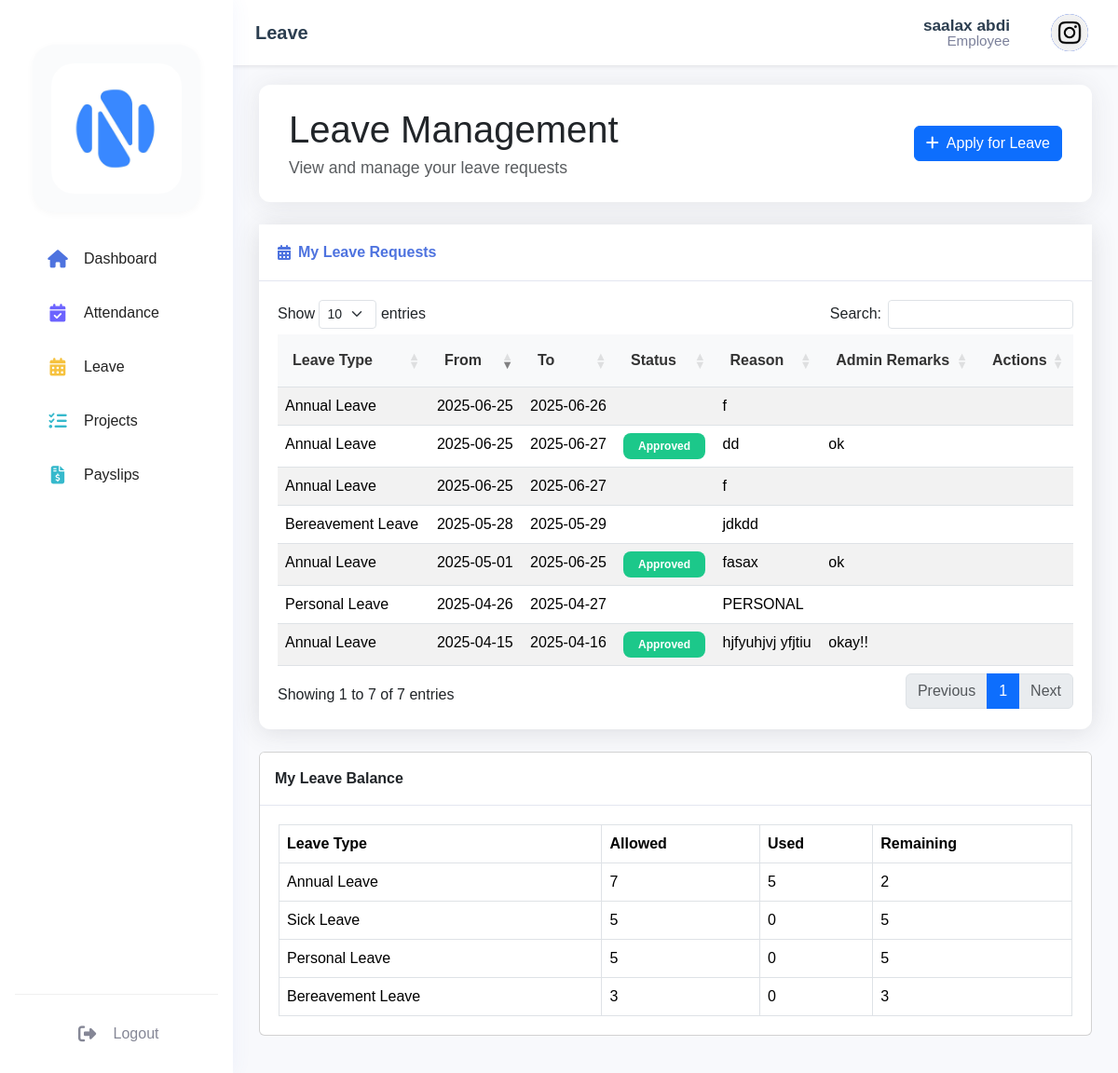
The page /dashboard/employee/leave.php (signed in) on the database its author committed.
### tables this page shows
CREATE TABLE `employees` (
  `emp_id` int(11) NOT NULL,
  `user_id` int(11) DEFAULT NULL,
  `first_name` varchar(50) NOT NULL,
  `last_name` varchar(50) NOT NULL,
  `dept_id` int(11) DEFAULT NULL,
  `position` varchar(100) DEFAULT NULL,
  `hire_date` date DEFAULT NULL,
  `basic_salary` decimal(10,2) DEFAULT '0.00',
  `salary` decimal(10,2) DEFAULT NULL,
  `phone` varchar(20) DEFAULT NULL,
  `address` text,
  `profile_image` varchar(255) DEFAULT NULL,
  `gender` enum('male','female') NOT NULL DEFAULT 'male'
);

CREATE TABLE `users` (
  `user_id` int(11) NOT NULL,
  `username` varchar(50) NOT NULL,
  `password` varchar(255) NOT NULL,
  `email` varchar(100) NOT NULL,
  `role` enum('admin','hr','manager','employee') NOT NULL,
  `status` enum('active','inactive','on_leave','deleted') DEFAULT 'active',
  `created_at` timestamp NOT NULL DEFAULT CURRENT_TIMESTAMP,
  `last_login` timestamp NULL DEFAULT NULL,
  `reset_token` varchar(64) DEFAULT NULL,
  `reset_token_expires` datetime DEFAULT NULL,
  `reset_code` varchar(6) DEFAULT NULL,
  `reset_code_expires` datetime DEFAULT NULL
);

CREATE TABLE `leave_requests` (
  `leave_id` int(11) NOT NULL,
  `emp_id` int(11) DEFAULT NULL,
  `requested_by_role` enum('employee','manager') NOT NULL DEFAULT 'employee',
  `leave_type_id` int(11) DEFAULT NULL,
  `start_date` date NOT NULL,
  `end_date` date NOT NULL,
  `status` enum('pending','approved','rejected') DEFAULT 'pending',
  `reason` text,
  `admin_remarks` text,
  `approved_by` int(11) DEFAULT NULL,
  `approved_at` datetime DEFAULT NULL,
  `created_at` timestamp NOT NULL DEFAULT CURRENT_TIMESTAMP
);

CREATE TABLE `leave_types` (
  `leave_type_id` int(11) NOT NULL,
  `leave_type_name` varchar(50) NOT NULL,
  `description` text,
  `default_days` int(11) DEFAULT '0'
);

### dashboard/employee/leave.php (the view, shortened to what this page needs)
<?php
require_once '../../config/database.php';
$employee_id = $_SESSION['user_id'];
$stmt = $pdo->prepare("SELECT emp_id FROM employees WHERE user_id = ?");
$stmt->execute([$employee_id]);
$emp = $stmt->fetch();
$emp_id = $emp['emp_id'];
$stmt = $pdo->prepare("SELECT lt.leave_type_name, lt.default_days as total_leaves, COALESCE(elb.used_leaves, 0) as used_leaves FROM leave_types lt LEFT JOIN employee_leave_balance elb ON lt.leave_type_id = elb.leave_type_id AND elb.emp_id = ? AND elb.year = YEAR(CURRENT_DATE)");
$stmt->execute([$emp_id]);
$leave_stats = $stmt->fetchAll();
$stmt = $pdo->prepare("SELECT lr.*, lt.leave_type_name, lr.admin_remarks FROM leave_requests lr JOIN leave_types lt ON lr.leave_type_id = lt.leave_type_id WHERE lr.emp_id = ? AND lr.requested_by_role = 'employee' ORDER BY lr.created_at DESC");
$stmt->execute([$emp_id]);
$my_leaves = $stmt->fetchAll();
?>
<!DOCTYPE html>
<html lang="en">
<head>
    <link href="https://cdn.jsdelivr.net/npm/bootstrap@5.3.2/dist/css/bootstrap.min.css" rel="stylesheet">
    <link rel="stylesheet" href="https://cdnjs.cloudflare.com/ajax/libs/font-awesome/6.4.0/css/all.min.css">
    <link rel="stylesheet" href="https://cdn.datatables.net/1.11.5/css/dataTables.bootstrap5.min.css">
    <link rel="stylesheet" href="../../assets/css/dashboard.css">
</head>
<body>
<?php include 'includes/sidebar.php'; ?>
<div class="main-content">
    <?php include 'includes/topbar.php'; ?>
    <div class="container-fluid">
        <div class="dashboard-header mb-4 d-flex justify-content-between align-items-center">
  <div>
    <h1 class="mb-1">Leave Management</h1>
    <div class="text-muted" style="font-size: 1.1rem;">View and manage your leave requests</div>
  </div>
  <button class="btn btn-primary" data-bs-toggle="modal" data-bs-target="#applyLeaveModal"><i class="fas fa-plus me-2"></i>Apply for Leave</button>
</div>
        <div class="table-card">
            <div class="card-header d-flex align-items-center">
                <i class="fas fa-calendar-alt me-2 text-primary"></i>
                <h6 class="m-0 font-weight-bold">My Leave Requests</h6>
            </div>
            <div class="card-body">
                <div class="table-responsive">
                    <table class="table table-striped table-hover" id="leaveRequestsTable">
                        <thead>
                            <tr>
                                <th style="background: #f8f9fa; color: #333;">Leave Type</th>
                                <th style="background: #f8f9fa; color: #333;">From</th>
                                <th style="background: #f8f9fa; color: #333;">To</th>
                                <th style="background: #f8f9fa; color: #333;">Status</th>
                                <th style="background: #f8f9fa; color: #333;">Reason</th>
                                <th style="background: #f8f9fa; color: #333;">Admin Remarks</th>
                                <th style="background: #f8f9fa; color: #333;">Actions</th>
                            </tr>
                        </thead>
                        <tbody>
                            <?php foreach ($my_leaves as $leave): ?>
                                <tr>
                                    <td><?php echo htmlspecialchars($leave['leave_type_name']); ?></td>
                                    <td><?php echo htmlspecialchars($leave['start_date']); ?></td>
                                    <td><?php echo htmlspecialchars($leave['end_date']); ?></td>
                                    <td><span class="badge badge-status <?php echo $leave['status']; ?>"><?php echo ucfirst($leave['status']); ?></span></td>
                                    <td><?php echo htmlspecialchars($leave['reason']); ?></td>
                                    <td><?php echo htmlspecialchars($leave['admin_remarks'] ?? ''); ?></td>
                                    <td>
                                    </td>
                                </tr>
                            <?php endforeach; ?>
                        </tbody>
                    </table>
                </div>
            </div>
        </div>
        <div class="card mb-4">
            <div class="card-header"><strong>My Leave Balance</strong></div>
            <div class="card-body">
                <div class="table-responsive">
                    <table class="table table-bordered mb-0">
                        <thead>
                            <tr>
                                <th>Leave Type</th>
                                <th>Allowed</th>
                                <th>Used</th>
                                <th>Remaining</th>
                            </tr>
                        </thead>
                        <tbody>
                            <?php foreach ($leave_stats as $stat): ?>
                            <tr>
                                <td><?php echo htmlspecialchars($stat['leave_type_name']); ?></td>
                                <td><?php echo (int)$stat['total_leaves']; ?></td>
                                <td><?php echo (int)$stat['used_leaves']; ?></td>
                                <td><?php echo max(0, (int)$stat['total_leaves'] - (int)$stat['used_leaves']); ?></td>
                            </tr>
                            <?php endforeach; ?>
                        </tbody>
                    </table>
                </div>
            </div>
        </div>
    </div>
</div>
</body>
</html>

### dashboard/employee/includes/topbar.php (shortened to what this page needs)
<?php
$stmt = $pdo->prepare("
    SELECT e.*, u.username, u.email, u.role, d.dept_name as department_name
    FROM employees e
    JOIN users u ON e.user_id = u.user_id
    LEFT JOIN departments d ON e.dept_id = d.dept_id
    WHERE e.user_id = ?
");
$stmt->execute([$_SESSION['user_id']]);
$user = $stmt->fetch();
?>
<nav class="topbar">
    <div class="topbar-left">
        <div class="page-title">
            <?php
            $current_page = basename($_SERVER['PHP_SELF'], '.php');
            echo ucfirst($current_page);
            ?>
        </div>
    </div>
    <div class="topbar-right">
        <div class="employee-info" style="display: flex; flex-direction: column; align-items: flex-end; justify-content: center; margin-right: 1.25rem;">
            <span style="font-weight: 600; color: #2c3e50; line-height: 1; font-size: 1.08rem;">
                <?php echo htmlspecialchars($user['first_name'] . ' ' . $user['last_name']); ?>
            </span>
            <span style="font-size: 0.95rem; color: #7b809a; line-height: 1;">
                <?php echo htmlspecialchars(ucfirst($user['role'])); ?>
            </span>
        </div>
        <div class="profile-dropdown">
            <button class="profile-btn" id="profileDropdownBtn" type="button">
                <div class="profile-avatar">
                    <?php if (!empty($user['profile_image'])): ?>
                        <img src="../../uploads/profile_photos/<?php echo htmlspecialchars($user['profile_image']); ?>" alt="Profile" style="width: 40px; height: 40px; object-fit: cover; border-radius: 50%;">
                    <?php else: ?>
                        <i class="fas fa-user-circle"></i>
                    <?php endif; ?>
                </div>
            </button>
        </div>
    </div>
</nav>

### assets/css/dashboard.css (style rules this page uses)
:root { --sidebar-width: 250px; --sidebar-collapsed-width: 70px; --topbar-height: 60px; --primary-color: #4e73df; --secondary-color: #858796; --success-color: #1cc88a; --info-color: #36b9cc; --warning-color: #f6c23e; --danger-color: #e74a3b; }
body { font-family: 'Nunito', sans-serif; background-color: #f8f9fc; }
.main-content { margin-left: 250px; padding: 1rem; padding-top: 75px; transition: all 0.3s ease; min-height: 100vh; }
.topbar { position: fixed; top: 0; right: 0; left: 250px; height: 60px; background: white; box-shadow: 0 2px 4px rgba(0,0,0,0.1); padding: 0 1rem; display: flex; align-items: center; transition: all 0.3s ease; z-index: 1030; }
.card-header { background-color: white; border-bottom: 1px solid #e3e6f0; padding: 1rem; }
.card-body { padding: 1.25rem; }
.text-primary { color: var(--primary-color) !important; }
.container-fluid { padding-top: 1rem; }
.card { margin-bottom: 1rem; }

### dashboard/employee/leave.php (style rules this page uses)
:root { --primary-color: #4e73df; --success-color: #1cc88a; --warning-color: #f6c23e; --danger-color: #e74a3b; --info-color: #36b9cc; --light-color: #f8f9fc; --dark-color: #5a5c69; }
.table-card { background: white; border-radius: 0.75rem; box-shadow: 0 0.15rem 1.75rem 0 rgba(58, 59, 69, 0.15); margin-bottom: 1.5rem; }
.table-card .card-header { background: white; padding: 1.25rem; border-bottom: 1px solid #e3e6f0; }
.table-card .card-header h6 { color: var(--primary-color) !important; font-weight: 600; margin: 0; }
.table-card .table { margin: 0; }
.table-card .table th { border-top: none; font-weight: 600; padding: 1rem; color: var(--dark-color); }
.badge { padding: 0.5rem 1rem; font-size: 0.75rem; font-weight: 600; border-radius: 0.5rem; }
.badge.approved { background: var(--success-color); color: white; }
.dashboard-header { background: white; padding: 1.5rem 2rem; border-radius: 0.75rem; box-shadow: 0 0.15rem 1.75rem 0 rgba(58, 59, 69, 0.10); margin-bottom: 1.5rem; }

### dashboard/employee/includes/topbar.php (style rules this page uses)
.topbar { position: fixed; top: 0; right: 0; left: 250px; height: 70px; background: #fff; display: flex; align-items: center; justify-content: space-between; padding: 0 1.5rem; z-index: 1030; box-shadow: 0 2px 4px rgba(0, 0, 0, 0.08); transition: all 0.3s ease; }
.topbar-left { display: flex; align-items: center; gap: 1rem; }
.page-title { font-size: 1.25rem; font-weight: 600; color: #2c3e50; }
.topbar-right { display: flex; align-items: center; gap: 1rem; }
.profile-dropdown { position: relative; }
.profile-btn { display: flex; align-items: center; gap: 1rem; background: none; border: none; padding: 0.5rem; cursor: pointer; border-radius: 0.375rem; transition: background-color 0.3s ease; }
.profile-avatar { width: 40px; height: 40px; background: #4e73df; border-radius: 50%; display: flex; align-items: center; justify-content: center; color: #fff; overflow: hidden; }
.profile-avatar img { width: 100%; height: 100%; object-fit: cover; border-radius: 50%; }

### rows shown on the page
employees: first_name+last_name "saalax abdi", user.role "Employee", profile_image (picture)
leave_requests: leave_type.leave_type_name "Annual Leave", start_date "2025-06-25", end_date "2025-06-26", reason "f"
leave_requests: leave_type.leave_type_name "Annual Leave", start_date "2025-06-25", end_date "2025-06-27", status "Approved", reason "dd", admin_remarks "ok"
leave_requests: leave_type.leave_type_name "Annual Leave", start_date "2025-06-25", end_date "2025-06-27", reason "f"
leave_requests: leave_type.leave_type_name "Annual Leave", start_date "2025-05-01", end_date "2025-06-25", status "Approved", reason "fasax", admin_remarks "ok"
leave_requests: leave_type.leave_type_name "Bereavement Leave", start_date "2025-05-28", end_date "2025-05-29", reason "jdkdd"
leave_requests: leave_type.leave_type_name "Personal Leave", start_date "2025-04-26", end_date "2025-04-27", reason "PERSONAL"
leave_requests: leave_type.leave_type_name "Annual Leave", start_date "2025-04-15", end_date "2025-04-16", status "Approved", reason "hjfyuhjvj yfjtiu", admin_remarks "okay!!"
leave_types: leave_type_name "Annual Leave", default_days "7", used_leaves "5", used_leaves "2"
leave_types: leave_type_name "Sick Leave", default_days "5", used_leaves "0"
leave_types: leave_type_name "Personal Leave", default_days "5", used_leaves "0"
leave_types: leave_type_name "Bereavement Leave", default_days "3", used_leaves "0"

### other values the page prints
$current_page "Leave"
